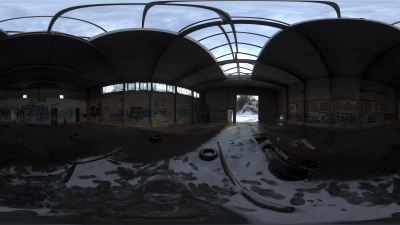
#> input picture environments/thumbnails/abandoned_garage_4k.png, 400 x 225 px
$ python -i generate_env_thumbnails.py   (imports and definitions only)
#> lines starting #> are read from the running program, lines starting #| are printed output that depends on the picture
#!/usr/bin/env python3
"""
Generate thumbnails for EXR environment maps
Requires: pip install opencv-python numpy
"""

import os
os.environ["OPENCV_IO_ENABLE_OPENEXR"] = "1"
import cv2
import numpy as np
from pathlib import Path

def generate_thumbnail(exr_path, output_path, size=(400, 225)):
    """Generate a thumbnail from an EXR file"""
#> called with output_path = 'out.png', size = (400, 225)
    try:
        # Read EXR file
        img = cv2.imread(str(exr_path), cv2.IMREAD_ANYCOLOR | cv2.IMREAD_ANYDEPTH)
#> img is the input picture: shape (225, 400, 3); mean B, G, R 59.9, 54.2, 51
        if img is None:
            print(f"Failed to read {exr_path}")
            return False

        # Convert to 8-bit for display
        # Apply tone mapping for HDR to LDR conversion
        # Use percentile-based normalization to handle HDR better
        percentile_low = np.percentile(img, 1)
#> percentile_low = 4
        percentile_high = np.percentile(img, 99)
#> percentile_high = 247

        # Clip and normalize
        img_clipped = np.clip(img, percentile_low, percentile_high)
        img_normalized = (img_clipped - percentile_low) / (percentile_high - percentile_low)

        # Apply gamma correction for better visibility
        gamma = 2.2
        img_gamma = np.power(img_normalized, 1.0 / gamma)
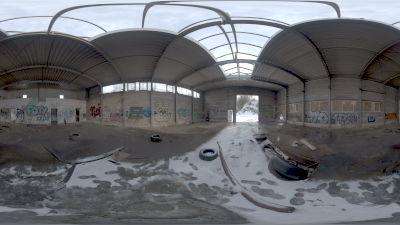
#> img_gamma: shape (225, 400, 3) float64; mean B, G, R 0.432, 0.416, 0.411

        # Convert to 8-bit
        img_8bit = (img_gamma * 255).astype(np.uint8)

        # Resize to thumbnail size
        thumbnail = cv2.resize(img_8bit, size, interpolation=cv2.INTER_AREA)

        # Convert BGR to RGB if needed
        if len(thumbnail.shape) == 3:
            thumbnail = cv2.cvtColor(thumbnail, cv2.COLOR_BGR2RGB)

        # Save as PNG
        cv2.imwrite(str(output_path), cv2.cvtColor(thumbnail, cv2.COLOR_RGB2BGR))
        return True

    except Exception as e:
        print(f"Error processing {exr_path}: {e}")
        return False

def main():
    # Paths
    script_dir = Path(__file__).parent
    environments_dir = script_dir.parent / "environments"
    thumbnails_dir = environments_dir / "thumbnails"

    # Also create thumbnails in web public directory if it exists
    web_thumbnails_dir = script_dir.parent / "web" / "public" / "environments" / "thumbnails"

    # Create thumbnails directories
    thumbnails_dir.mkdir(exist_ok=True)
    if web_thumbnails_dir.parent.exists():
        web_thumbnails_dir.mkdir(parents=True, exist_ok=True)

    # Process all EXR files
    exr_files = list(environments_dir.glob("*.exr"))
    print(f"Found {len(exr_files)} EXR files")

    success_count = 0
    for exr_file in exr_files:
        output_file = thumbnails_dir / f"{exr_file.stem}.png"
        print(f"Processing {exr_file.name}...")

        if generate_thumbnail(exr_file, output_file):
            success_count += 1
            print(f"  ✓ Generated {output_file.name}")

            # Also save to web public directory if it exists
            if web_thumbnails_dir.exists():
                web_output_file = web_thumbnails_dir / f"{exr_file.stem}_thumb.png"
                import shutil
                shutil.copy2(output_file, web_output_file)
        else:
            print("  ✗ Failed to generate thumbnail")

    print(f"\nCompleted! Generated {success_count}/{len(exr_files)} thumbnails")

# [2 lines not run here, left out]

>>> result = generate_thumbnail('../environments/thumbnails/abandoned_garage_4k.png', 'out.png')
